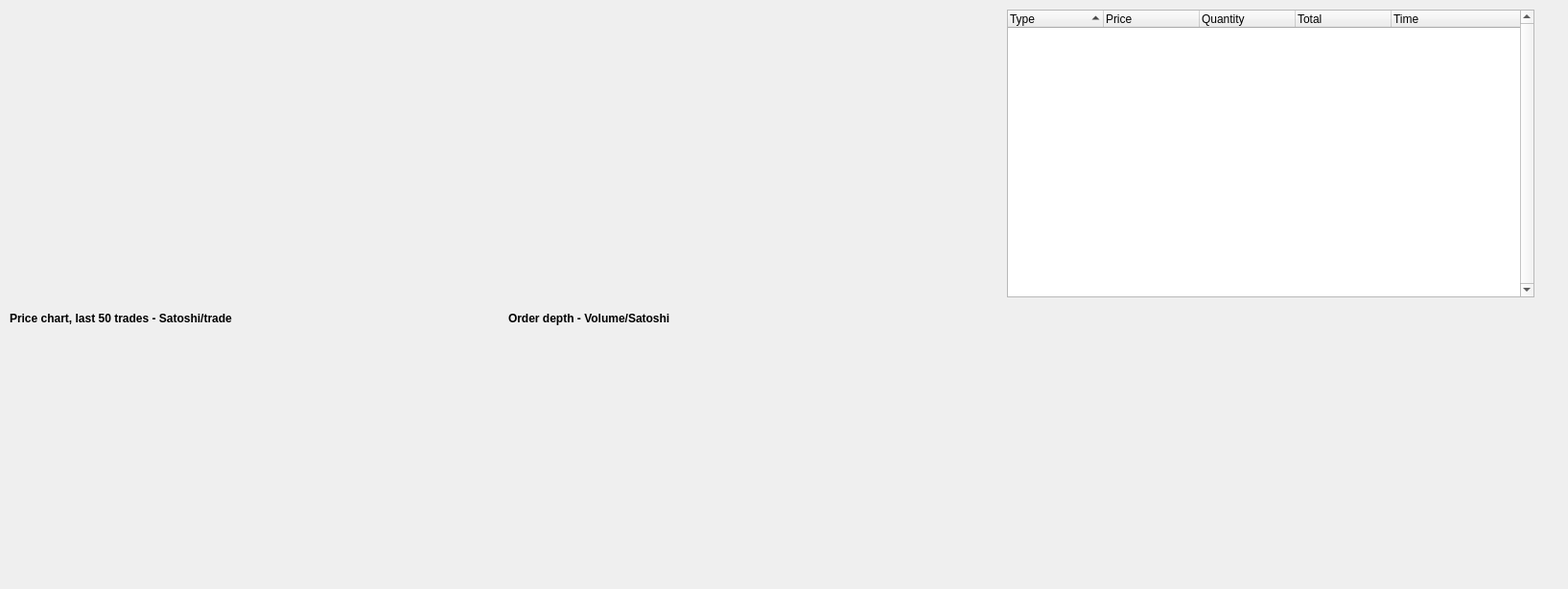
                <widget class="QWidget" name="scrollAreaWidgetContentsBleutrade">
                 <property name="geometry">
                  <rect>
                   <x>0</x>
                   <y>0</y>
                   <width>1635</width>
                   <height>614</height>
                  </rect>
                 </property>
                 <property name="minimumSize">
                  <size>
                   <width>1635</width>
                   <height>0</height>
                  </size>
                 </property>
                 <property name="autoFillBackground">
                  <bool>false</bool>
                 </property>
                 <widget class="QLabel" name="lblBleutradeTrades">
                  <property name="geometry">
                   <rect>
                    <x>10</x>
                    <y>320</y>
                    <width>350</width>
                    <height>25</height>
                   </rect>
                  </property>
                  <property name="sizePolicy">
                   <sizepolicy hsizetype="Preferred" vsizetype="Preferred">
                    <horstretch>0</horstretch>
                    <verstretch>0</verstretch>
                   </sizepolicy>
                  </property>
                  <property name="autoFillBackground">
                   <bool>false</bool>
                  </property>
                  <property name="text">
                   <string>&lt;html&gt;&lt;head/&gt;&lt;body&gt;&lt;p&gt;&lt;span style=&quot; font-weight:600;color:#000000;&quot;&gt;Price chart, &lt;/span&gt;&lt;span style=&quot; font-weight:600;color:#000000;&quot;&gt;last 50 trades - Satoshi/trade&lt;/span&gt;&lt;/p&gt;&lt;/body&gt;&lt;/html&gt;</string>
                  </property>
                 </widget>
                 <widget class="QCustomPlot" name="qCustomPlotBleutradeTrades" native="true">
                  <property name="geometry">
                   <rect>
                    <x>10</x>
                    <y>10</y>
                    <width>500</width>
                    <height>300</height>
                   </rect>
                  </property>
                  <property name="sizePolicy">
                   <sizepolicy hsizetype="Preferred" vsizetype="Preferred">
                    <horstretch>0</horstretch>
                    <verstretch>0</verstretch>
                   </sizepolicy>
                  </property>
                  <property name="autoFillBackground">
                   <bool>false</bool>
                  </property>
                 </widget>
                 <widget class="QCustomPlot" name="qCustomPlotBleutradeOrderDepth" native="true">
                  <property name="geometry">
                   <rect>
                    <x>530</x>
                    <y>10</y>
                    <width>500</width>
                    <height>300</height>
                   </rect>
                  </property>
                  <property name="sizePolicy">
                   <sizepolicy hsizetype="Preferred" vsizetype="Preferred">
                    <horstretch>0</horstretch>
                    <verstretch>0</verstretch>
                   </sizepolicy>
                  </property>
                  <property name="autoFillBackground">
                   <bool>false</bool>
                  </property>
                 </widget>
                 <widget class="QLabel" name="lblBleutradeOrderDepth">
                  <property name="geometry">
                   <rect>
                    <x>530</x>
                    <y>320</y>
                    <width>250</width>
                    <height>25</height>
                   </rect>
                  </property>
                  <property name="sizePolicy">
                   <sizepolicy hsizetype="Preferred" vsizetype="Preferred">
                    <horstretch>0</horstretch>
                    <verstretch>0</verstretch>
                   </sizepolicy>
                  </property>
                  <property name="autoFillBackground">
                   <bool>false</bool>
                  </property>
                  <property name="text">
                   <string>&lt;html&gt;&lt;head/&gt;&lt;body&gt;&lt;p&gt;&lt;span style=&quot; font-weight:600;color:#000000;&quot;&gt;Order depth &lt;/span&gt;&lt;span style=&quot; font-weight:600;color:#000000;&quot;&gt;- Volume/Satoshi&lt;/span&gt;&lt;/p&gt;&lt;/body&gt;&lt;/html&gt;</string>
                  </property>
                 </widget>
                 <widget class="QTreeWidget" name="tblBleutradeTrades">
                  <property name="geometry">
                   <rect>
                    <x>1050</x>
                    <y>10</y>
                    <width>550</width>
                    <height>300</height>
                   </rect>
                  </property>
                  <property name="sizePolicy">
                   <sizepolicy hsizetype="Preferred" vsizetype="Expanding">
                    <horstretch>0</horstretch>
                    <verstretch>0</verstretch>
                   </sizepolicy>
                  </property>
                  <property name="autoFillBackground">
                   <bool>true</bool>
                  </property>
                  <property name="verticalScrollBarPolicy">
                   <enum>Qt::ScrollBarAlwaysOn</enum>
                  </property>
                  <property name="horizontalScrollBarPolicy">
                   <enum>Qt::ScrollBarAlwaysOff</enum>
                  </property>
                  <property name="autoScrollMargin">
                   <number>16</number>
                  </property>
                  <property name="indentation">
                   <number>10</number>
                  </property>
                  <property name="sortingEnabled">
                   <bool>true</bool>
                  </property>
                  <property name="animated">
                   <bool>false</bool>
                  </property>
                  <property name="headerHidden">
                   <bool>false</bool>
                  </property>
                  <attribute name="headerCascadingSectionResizes">
                   <bool>false</bool>
                  </attribute>
                  <attribute name="headerHighlightSections">
                   <bool>false</bool>
                  </attribute>
                  <column>
                   <property name="text">
                    <string>Type</string>
                   </property>
                  </column>
                  <column>
                   <property name="text">
                    <string>Price</string>
                   </property>
                  </column>
                  <column>
                   <property name="text">
                    <string>Quantity</string>
                   </property>
                  </column>
                  <column>
                   <property name="text">
                    <string>Total</string>
                   </property>
                  </column>
                  <column>
                   <property name="text">
                    <string>Time</string>
                   </property>
                  </column>
                 </widget>
                </widget>
